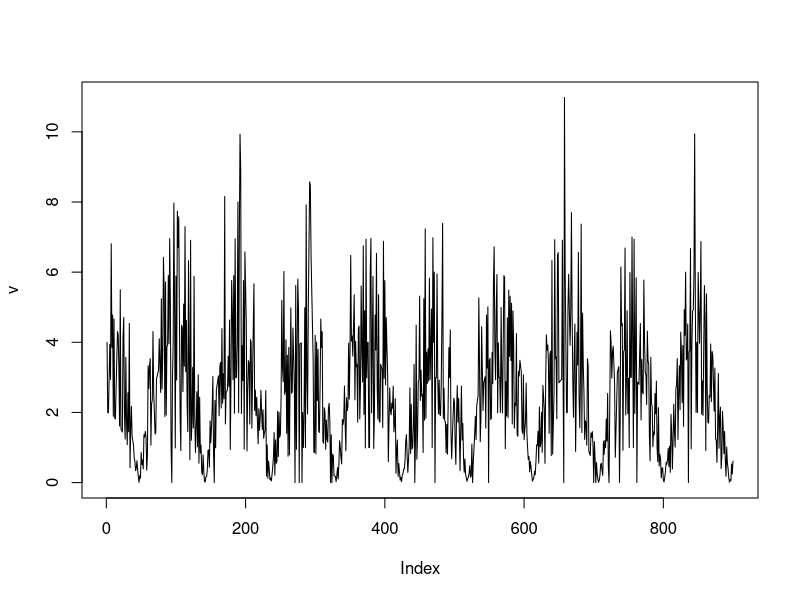
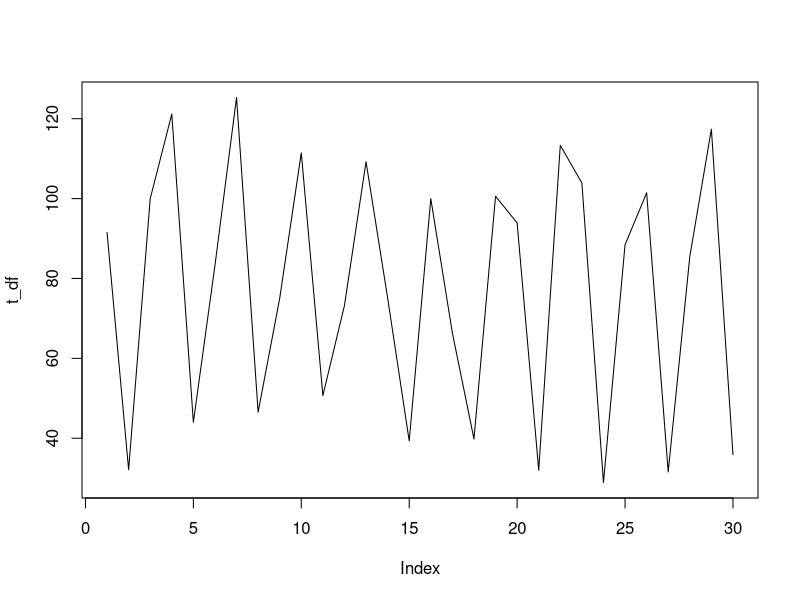

R code for these plots, in order: (Note: this script raises an error after producing the figures.)
library(forecast)

## Only use day or month data.

## Assume we are using historical month data

sim_ts <- function(days, l, period = 30){
  time <- seq(1,days,1)
  season <- cos(time/period)
  y <- rpois(days, lambda = l)*abs(season)
  df <- data.frame(Time = time, sale = y, day = time %% (period + 1))
  return(y)
}



# Generate time series with 3 years of data.
v <- sim_ts(900, 4)

plot(v, type = "l")

# plot(v, type = 'l')

# Function that changes days to months.
days_to_months <- function(v, days){
  month_sale <- unname(tapply(v, (seq_along(v)-1) %/% days, sum))
  return(month_sale)
}
# Siulate aggregate the days to months

t_df <- days_to_months(v, 30)
plot(t_df, type = 'l')
y_ts <- ts(t_df)
fit <- auto.arima(y_ts)
summary( forecast_y <- forecast::forecast(fit, h = 6) )
forecast_y$model

63.33117-1.96*sqrt(118.3)

cf <- 0.95
alpha <- 1-cf

p <- 1-alpha/2
qnorm(p)


# Function to generate months to days back

## Predict 2 months into the future:

arima_fit <- function(y, future = 4){
  y_ts <- ts(y)
  fit <- auto.arima(y_ts)
  forecast_y <- forecast::forecast(fit, h = future)
  return(forecast_y)
}
arima_fit(t_df)
##
month_to_days <- function(value, days = 30){
  daily_value <- rep(value/days, days)
  return(daily_value)
}


month_to_days(fv)

# Data frame that would calulate the estimated stock, based on demand

df_future <- function(st, d, n, lt = 7, of = 7){
  
  demand <- rep(d/n, n)
  stocks <- rep(st, n) 
  ud <- rep(0, n)
  
  arrivals <- seq(1,floor(n/lt))*lt
  ud[arrivals] = 1
  
  data <- data.frame(est_stocks = stocks, demand_n = demand, demand_total = cumsum(demand), undelivered = ud)
  data$est_stocks <- data$est_stocks - data$demand_total
  
  data$demand_op <- d*(lt+of)/n
  
  data$order <- rep(0, n)

  #data$place_order <- rep(0,n)
  stockout <- (which.min(replace(data$est_stocks, data$est_stocks<=0.0, NA)))
  
  data$new_est_stock <- rep(0,n)
  data$new_est_stock[1] <- 1
  for(i in 1:n){
    t_i <- min(i+lt+of, n)
    es_i <- min(i+of, n)
    
    #est_stock <- data$est_stocks[i] - data$demand_n[i] + order[i]
    if(data$est_stocks[i] < sum(data$demand_n[i:t_i])){
      data$order[t_i] <- d*(lt+of)/n
      #data$est_stocks[t_i:n] <- data$est_stocks[(t_i-1):(n-1)] - data$demand_n[t_i:n] + data$order[t_i:n]
      #data$est_stocks[es_i] <- data$est_stocks[es_i-1] + d*(lt+of)/n - data$demand_n[es_i]
      #data$place_order[i-(lt+of)] <- 1
      #print(es_i)
    }
  }
  
  return(data)
}
# 4 order periods => 4*14 = 56 days
# Simulate the first order period and look at the service level on the next 2

(test <- df_future(10, 18, 30))


(y_ts <- ts(t_df) )
fit <- auto.arima(y_ts)
forecast_y <- forecast::forecast(fit, h = 1)

# forecast_y
sum(rpois(30,1.986456))
(fit.mean <- forecast_y$mean)
(fit.std <- sqrt(forecast_y$model$sigma2/30))

saftey_stock(fit.std)

estStock <- function(st, d_avg){
  if(st - d_avg < 0){
    return(0)
  }
  else{
    return(st-d_avg)
  }
}
